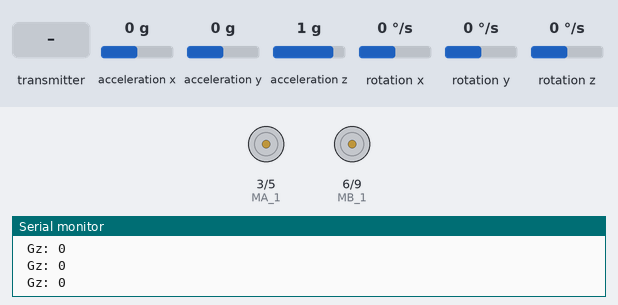
The sketch below on a simulated Arduino Uno, built with avr-gcc and run on an emulated ATmega328P. Shown: motor-driver pin pairs drawn as motors (green arrow = first pin HIGH = forward, orange = second pin HIGH = backward, longer = more drive), the last lines printed to the serial monitor. Wiring (inferred from the names in the program): MPU-6050 motion sensor at I2C address 0x68. The inputs (shaded band) are chosen by the test bench; at power-on: acceleration x 0 g, acceleration y 0 g, acceleration z 1 g, rotation x 0 °/s, rotation y 0 °/s, rotation z 0 °/s. No radio packets arrive unless stated.

Above: at 1.2 s.
1.3 s: the transmitter starts sending Controls.0 = 1023
At 2.0 s:
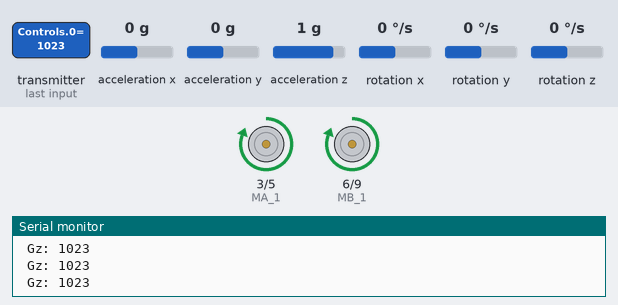
2.8 s: the transmitter starts sending Controls.1 = 256
At 3.5 s:
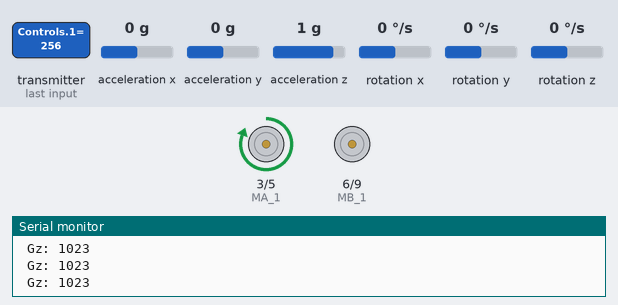
4.3 s: the transmitter starts sending Controls.1 = 0
At 4.6 s:
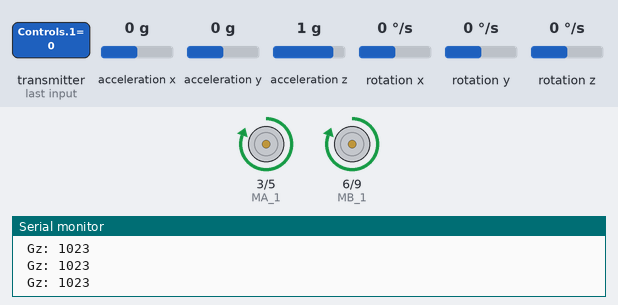
5.8 s: the transmitter starts sending Controls.1 = 512
At 6.9 s:
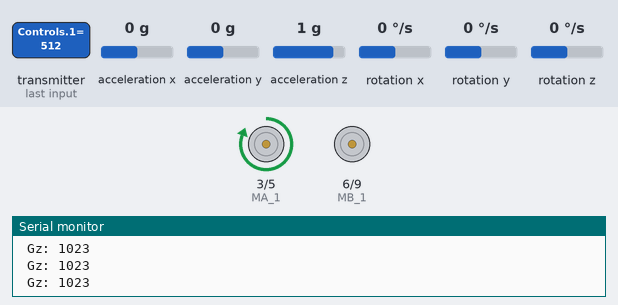
7.3 s: the transmitter starts sending Controls.0 = 256
At 8.0 s:
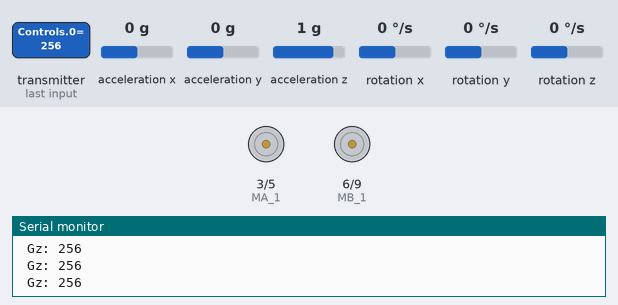
Timing chart, 0 to 10.3 s (numbered marks = the images above; inputs shaded):
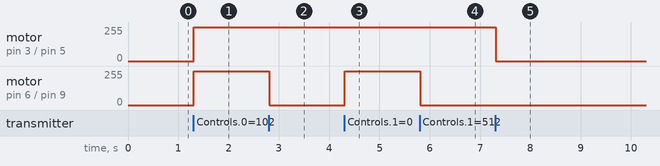

The sketch:

odbiornik_akcelerometr.ino
```cpp
#include <SPI.h>
#include <nRF24L01.h>
#include <RF24.h>
#include <Wire.h>

#define MA_1 3
#define MA_2 5
#define MB_1 6
#define MB_2 9

const int MPU_ADDR = 0x68; // I2C address of the MPU-6050. If AD0 pin is set to HIGH, the I2C address will be 0x69.
int16_t temperature; // variables for temperature data
char tmp_str[7]; // temporary variable used in convert function

RF24 radio(8, 7); // CE, CSN
const byte addresses[][6] = {"00001", "00002"};

int FB = 0;
int LR = 0;
int MA = 0;
int MB = 0;
int Controls[2] = {0, 0};
int16_t Data[6] = {5, 6, 7, 8, 9, 10};

void setup() {
    Serial.begin(9600);
    radio.begin();
    radio.openWritingPipe(addresses[0]); // 00002
    radio.openReadingPipe(1, addresses[1]); // 00001
    radio.setPALevel(RF24_PA_MIN);
    Wire.begin();
    Wire.beginTransmission(MPU_ADDR); // Begins a transmission to the I2C slave (GY-521 board)
    Wire.write(0x6B); // PWR_MGMT_1 register
    Wire.write(0); // set to zero (wakes up the MPU-6050)
    Wire.endTransmission(true);
}

void loop() {

  radio.startListening();
  while (radio.available()) {
      radio.read(&Controls, sizeof(Controls));
  }

  Wire.beginTransmission(MPU_ADDR);
  Wire.write(0x3B); // starting with register 0x3B (ACCEL_XOUT_H) [MPU-6000 and MPU-6050 Register Map and Descriptions Revision 4.2, p.40]
  Wire.endTransmission(false); // the parameter indicates that the Arduino will send a restart. As a result, the connection is kept active.
  Wire.requestFrom(MPU_ADDR, 7*2, true); // request a total of 7*2=14 registers

  // "Wire.read()<<8 | Wire.read();" means two registers are read and stored in the same variable
  Data[0] = Wire.read()<<8 | Wire.read(); // reading registers: 0x3B (ACCEL_XOUT_H) and 0x3C (ACCEL_XOUT_L)
  Data[1] = Wire.read()<<8 | Wire.read(); // reading registers: 0x3D (ACCEL_YOUT_H) and 0x3E (ACCEL_YOUT_L)
  Data[2] = Wire.read()<<8 | Wire.read(); // reading registers: 0x3F (ACCEL_ZOUT_H) and 0x40 (ACCEL_ZOUT_L)
  temperature = Wire.read()<<8 | Wire.read(); // reading registers: 0x41 (TEMP_OUT_H) and 0x42 (TEMP_OUT_L)
  Data[3] = Wire.read()<<8 | Wire.read(); // reading registers: 0x43 (GYRO_XOUT_H) and 0x44 (GYRO_XOUT_L)
  Data[4] = Wire.read()<<8 | Wire.read(); // reading registers: 0x45 (GYRO_YOUT_H) and 0x46 (GYRO_YOUT_L)
  Data[5] = Wire.read()<<8 | Wire.read(); // reading registers: 0x47 (GYRO_ZOUT_H) and 0x48 (GYRO_ZOUT_L)


  FB = Controls[0];
  LR = Controls[1];
  if (LR<-150){
    MA = 0;
    MB = abs(FB);
  }
  else{
    if (LR>150){
      MA = abs(FB);
      MB = 0;
    }
    else{
      MA = abs(FB);
      MB = abs(FB);
    }
  }

  if(FB<0){
    analogWrite(MA_1,0);
    analogWrite(MA_2,MA);
    analogWrite(MB_1,0);
    analogWrite(MB_2,MB);
    }
    else{
        analogWrite(MA_1,MA);
        analogWrite(MA_2,0);
        analogWrite(MB_1,MB);
        analogWrite(MB_2,0);
      }

  radio.stopListening();
  radio.write(&Data, sizeof(Data));

  Serial.print( " Gz: ");
   Serial.print(FB);
   Serial.println("");

}
```

Measured:
- after the input at 1.3 s, motor on pin 3 (MA_1) / pin 5 (MA_2), motor on pin 6 (MB_1) / pin 9 (MB_2): stopped → forward 255/255 at once
- after the input at 2.8 s, motor on pin 6 (MB_1) / pin 9 (MB_2): forward 255/255 → stopped at once
- after the input at 4.3 s, motor on pin 6 (MB_1) / pin 9 (MB_2): stopped → forward 255/255 at once
- after the input at 5.8 s, motor on pin 6 (MB_1) / pin 9 (MB_2): forward 255/255 → stopped at once
- after the input at 7.3 s, motor on pin 3 (MA_1) / pin 5 (MA_2): forward 255/255 → stopped at once
